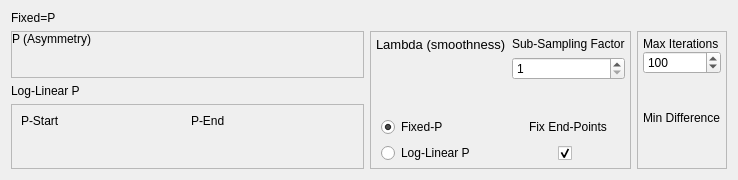
<?xml version="1.0" encoding="UTF-8"?>
<ui version="4.0">
 <class>Form</class>
 <widget class="QWidget" name="Form">
  <property name="geometry">
   <rect>
    <x>0</x>
    <y>0</y>
    <width>738</width>
    <height>180</height>
   </rect>
  </property>
  <property name="windowTitle">
   <string>Form</string>
  </property>
  <property name="styleSheet">
   <string notr="true">font: 10pt &quot;Arial&quot;;</string>
  </property>
  <layout class="QGridLayout" name="gridLayout">
   <item row="2" column="0">
    <widget class="QLabel" name="label_6">
     <property name="text">
      <string>Log-Linear P</string>
     </property>
    </widget>
   </item>
   <item row="3" column="0">
    <widget class="QFrame" name="frame_2">
     <property name="frameShape">
      <enum>QFrame::StyledPanel</enum>
     </property>
     <property name="frameShadow">
      <enum>QFrame::Plain</enum>
     </property>
     <layout class="QHBoxLayout" name="horizontalLayout">
      <item>
       <layout class="QVBoxLayout" name="verticalLayout_5">
        <property name="topMargin">
         <number>0</number>
        </property>
        <item alignment="Qt::AlignLeft|Qt::AlignTop">
         <widget class="QLabel" name="label_7">
          <property name="text">
           <string>P-Start</string>
          </property>
         </widget>
        </item>
        <item>
         <spacer name="verticalSpacer_5">
          <property name="orientation">
           <enum>Qt::Vertical</enum>
          </property>
          <property name="sizeHint" stdset="0">
           <size>
            <width>20</width>
            <height>40</height>
           </size>
          </property>
         </spacer>
        </item>
       </layout>
      </item>
      <item>
       <layout class="QVBoxLayout" name="verticalLayout_6">
        <item alignment="Qt::AlignLeft|Qt::AlignTop">
         <widget class="QLabel" name="label_8">
          <property name="text">
           <string>P-End</string>
          </property>
         </widget>
        </item>
        <item>
         <spacer name="verticalSpacer_6">
          <property name="orientation">
           <enum>Qt::Vertical</enum>
          </property>
          <property name="sizeHint" stdset="0">
           <size>
            <width>20</width>
            <height>40</height>
           </size>
          </property>
         </spacer>
        </item>
       </layout>
      </item>
     </layout>
    </widget>
   </item>
   <item row="0" column="0">
    <widget class="QLabel" name="label_5">
     <property name="text">
      <string>Fixed=P</string>
     </property>
    </widget>
   </item>
   <item row="1" column="0">
    <widget class="QFrame" name="frame">
     <property name="sizePolicy">
      <sizepolicy hsizetype="Expanding" vsizetype="Preferred">
       <horstretch>0</horstretch>
       <verstretch>0</verstretch>
      </sizepolicy>
     </property>
     <property name="frameShape">
      <enum>QFrame::StyledPanel</enum>
     </property>
     <property name="frameShadow">
      <enum>QFrame::Plain</enum>
     </property>
     <layout class="QHBoxLayout" name="horizontalLayout_2">
      <property name="leftMargin">
       <number>0</number>
      </property>
      <property name="topMargin">
       <number>0</number>
      </property>
      <property name="rightMargin">
       <number>0</number>
      </property>
      <property name="bottomMargin">
       <number>0</number>
      </property>
      <item>
       <layout class="QVBoxLayout" name="verticalLayout">
        <item alignment="Qt::AlignLeft">
         <widget class="QLabel" name="label">
          <property name="text">
           <string>P (Asymmetry)</string>
          </property>
         </widget>
        </item>
        <item>
         <spacer name="verticalSpacer">
          <property name="orientation">
           <enum>Qt::Vertical</enum>
          </property>
          <property name="sizeHint" stdset="0">
           <size>
            <width>20</width>
            <height>40</height>
           </size>
          </property>
         </spacer>
        </item>
       </layout>
      </item>
     </layout>
    </widget>
   </item>
   <item row="1" column="4" rowspan="3" colspan="2">
    <widget class="QFrame" name="frame_4">
     <property name="frameShape">
      <enum>QFrame::StyledPanel</enum>
     </property>
     <property name="frameShadow">
      <enum>QFrame::Plain</enum>
     </property>
     <layout class="QVBoxLayout" name="verticalLayout_8">
      <property name="leftMargin">
       <number>5</number>
      </property>
      <property name="topMargin">
       <number>5</number>
      </property>
      <property name="rightMargin">
       <number>5</number>
      </property>
      <property name="bottomMargin">
       <number>5</number>
      </property>
      <item>
       <layout class="QVBoxLayout" name="verticalLayout_9">
        <property name="spacing">
         <number>0</number>
        </property>
        <property name="topMargin">
         <number>0</number>
        </property>
        <item>
         <widget class="QLabel" name="label_9">
          <property name="text">
           <string>Max Iterations</string>
          </property>
         </widget>
        </item>
        <item>
         <widget class="QSpinBox" name="spinBoxMaxIter">
          <property name="minimum">
           <number>1</number>
          </property>
          <property name="maximum">
           <number>1000000</number>
          </property>
          <property name="value">
           <number>100</number>
          </property>
         </widget>
        </item>
        <item>
         <spacer name="verticalSpacer_3">
          <property name="orientation">
           <enum>Qt::Vertical</enum>
          </property>
          <property name="sizeHint" stdset="0">
           <size>
            <width>20</width>
            <height>40</height>
           </size>
          </property>
         </spacer>
        </item>
        <item>
         <widget class="QLabel" name="label_10">
          <property name="text">
           <string>Min Difference</string>
          </property>
         </widget>
        </item>
       </layout>
      </item>
      <item>
       <spacer name="verticalSpacer_4">
        <property name="orientation">
         <enum>Qt::Vertical</enum>
        </property>
        <property name="sizeHint" stdset="0">
         <size>
          <width>20</width>
          <height>40</height>
         </size>
        </property>
       </spacer>
      </item>
     </layout>
    </widget>
   </item>
   <item row="1" column="1" rowspan="3">
    <widget class="QFrame" name="frame_3">
     <property name="frameShape">
      <enum>QFrame::StyledPanel</enum>
     </property>
     <property name="frameShadow">
      <enum>QFrame::Plain</enum>
     </property>
     <layout class="QGridLayout" name="gridLayout_2">
      <property name="leftMargin">
       <number>5</number>
      </property>
      <property name="topMargin">
       <number>5</number>
      </property>
      <property name="rightMargin">
       <number>5</number>
      </property>
      <property name="bottomMargin">
       <number>5</number>
      </property>
      <item row="0" column="1">
       <layout class="QVBoxLayout" name="verticalLayout_3">
        <item alignment="Qt::AlignLeft|Qt::AlignTop">
         <widget class="QLabel" name="label_3">
          <property name="text">
           <string>Sub-Sampling Factor</string>
          </property>
         </widget>
        </item>
        <item alignment="Qt::AlignTop">
         <widget class="QSpinBox" name="spinBoxRedux">
          <property name="minimum">
           <number>1</number>
          </property>
          <property name="maximum">
           <number>10000</number>
          </property>
         </widget>
        </item>
        <item>
         <spacer name="verticalSpacer_7">
          <property name="orientation">
           <enum>Qt::Vertical</enum>
          </property>
          <property name="sizeHint" stdset="0">
           <size>
            <width>20</width>
            <height>40</height>
           </size>
          </property>
         </spacer>
        </item>
       </layout>
      </item>
      <item row="1" column="0">
       <layout class="QVBoxLayout" name="verticalLayout_7">
        <property name="leftMargin">
         <number>5</number>
        </property>
        <item>
         <widget class="QRadioButton" name="radioButtonFixedP">
          <property name="text">
           <string>Fixed-P</string>
          </property>
          <property name="checked">
           <bool>true</bool>
          </property>
          <attribute name="buttonGroup">
           <string notr="true">buttonGroup</string>
          </attribute>
         </widget>
        </item>
        <item>
         <widget class="QRadioButton" name="radioButtonLogLinearP">
          <property name="text">
           <string>Log-Linear P</string>
          </property>
          <attribute name="buttonGroup">
           <string notr="true">buttonGroup</string>
          </attribute>
         </widget>
        </item>
       </layout>
      </item>
      <item row="0" column="0">
       <layout class="QVBoxLayout" name="verticalLayout_2">
        <item alignment="Qt::AlignLeft">
         <widget class="QLabel" name="label_2">
          <property name="font">
           <font>
            <family>Arial</family>
            <pointsize>10</pointsize>
            <weight>50</weight>
            <italic>false</italic>
            <bold>false</bold>
           </font>
          </property>
          <property name="text">
           <string>Lambda (smoothness)</string>
          </property>
         </widget>
        </item>
        <item>
         <spacer name="verticalSpacer_2">
          <property name="orientation">
           <enum>Qt::Vertical</enum>
          </property>
          <property name="sizeHint" stdset="0">
           <size>
            <width>20</width>
            <height>40</height>
           </size>
          </property>
         </spacer>
        </item>
       </layout>
      </item>
      <item row="1" column="1">
       <layout class="QVBoxLayout" name="verticalLayout_4">
        <item alignment="Qt::AlignHCenter|Qt::AlignVCenter">
         <widget class="QLabel" name="label_4">
          <property name="text">
           <string>Fix End-Points</string>
          </property>
         </widget>
        </item>
        <item alignment="Qt::AlignHCenter|Qt::AlignTop">
         <widget class="QCheckBox" name="checkBox">
          <property name="minimumSize">
           <size>
            <width>20</width>
            <height>20</height>
           </size>
          </property>
          <property name="text">
           <string/>
          </property>
          <property name="checked">
           <bool>true</bool>
          </property>
         </widget>
        </item>
       </layout>
      </item>
     </layout>
    </widget>
   </item>
  </layout>
 </widget>
 <resources/>
 <connections/>
 <buttongroups>
  <buttongroup name="buttonGroup"/>
 </buttongroups>
</ui>
